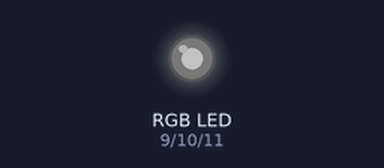
Bench run of a sketch on a simulated Arduino Uno, built with avr-gcc and run on an emulated ATmega328P. Parts: an RGB LED mixed from three pins (HIGH = lit). Dim RGB values are drawn brighter than linear.

Above: at 0.05 s.
At 1.3 s:
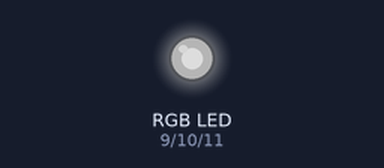
At 2.55 s:
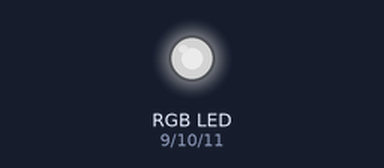
At 3.8 s:
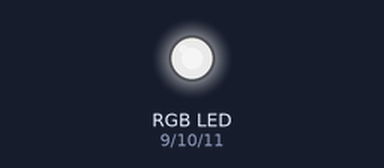
At 5.1 s:
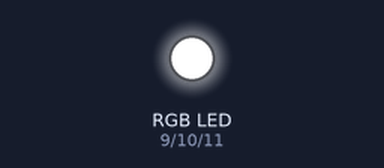
Timing chart, 0 to 6.7 s (numbered marks = the images above):
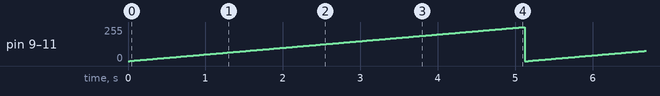

Measured:
- by itself, pin 9 (pin_LED_R), pin 10 (pin_LED_G), pin 11 (pin_LED_B): ramps from 0/255 to 255/255 and jumps back, once every 5.1 s

The sketch:

LED_03.ino
```cpp
int pin_LED_R=9;
int pin_LED_G=10;
int pin_LED_B=11;

void setup() {
  // put your setup code here, to run once:
pinMode(pin_LED_R,OUTPUT);
pinMode(pin_LED_G,OUTPUT);
pinMode(pin_LED_B,OUTPUT);
}

void loop() {
  // put your main code here, to run repeatedly:
int brightness;
for(brightness=0; brightness<256; brightness++)
{
  analogWrite(pin_LED_R, brightness);
  analogWrite(pin_LED_G, brightness);
  analogWrite(pin_LED_B, brightness);
  delay(20);
}
digitalWrite(pin_LED_R, 0);
digitalWrite(pin_LED_G, 0);
digitalWrite(pin_LED_B, 0);
delay(20);
}
```
